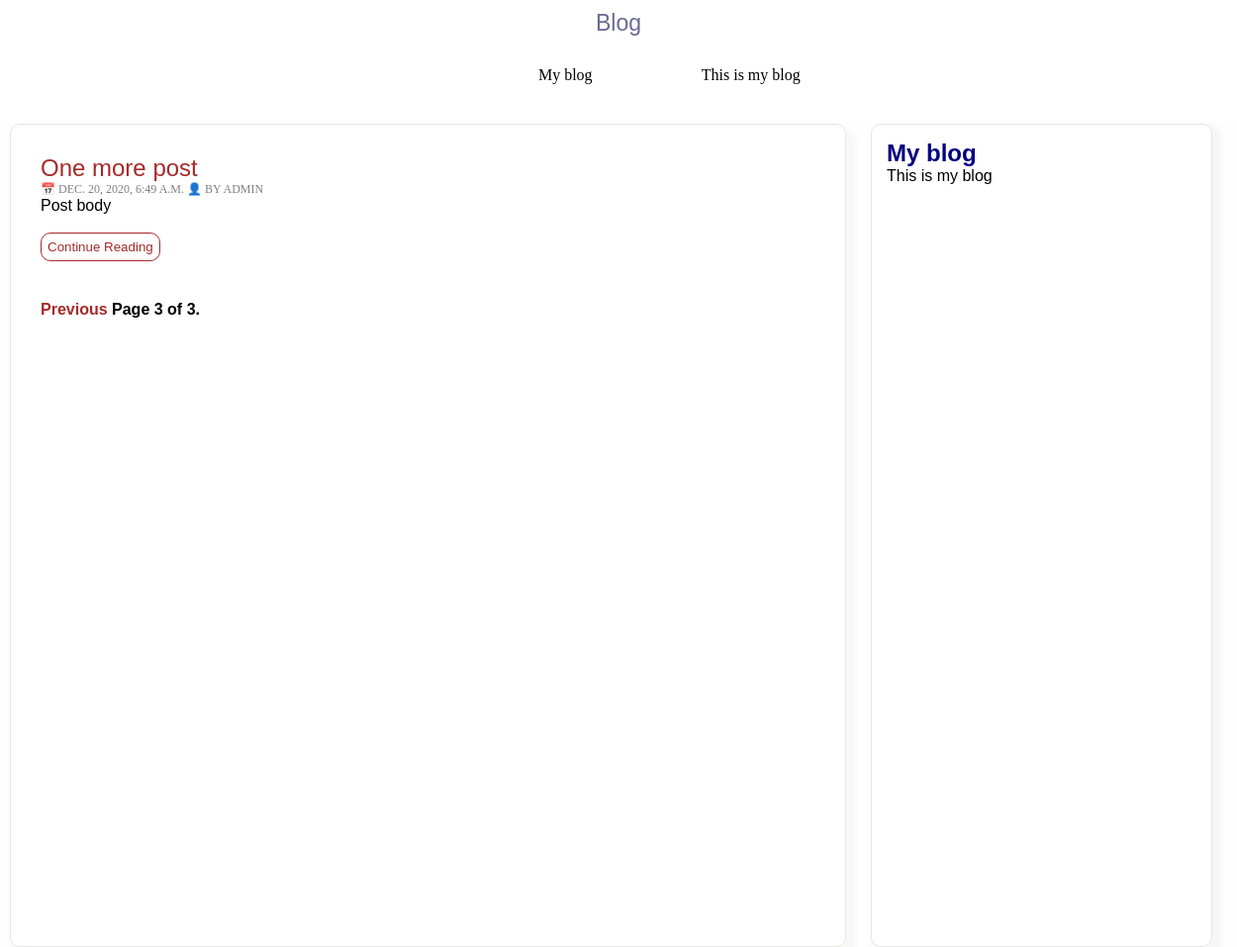
Page /blog/?page=3 on the committed database.
### blog/models.py (models this page shows, shortened)
class Post(models.Model):
    objects=models.Manager()
    published = PublishedManager()
    STATUS_CHOICES = (
        ('draft', 'DRAFT'),
        ('published', 'Published'),
    )
    title = models.CharField(max_length=250)
    slug = models.SlugField(max_length=250,
                            unique_for_date='publish')
    author = models.ForeignKey(User,
                                on_delete=models.CASCADE,
                                 related_name='blog_posts')
    body = models.TextField()
    publish = models.DateTimeField(default=timezone.now)
    created = models.DateTimeField(auto_now_add=True)
    updated = models.DateTimeField(auto_now=True)
    status = models.CharField(max_length=10, choices=STATUS_CHOICES, default='draft')
    def get_absolute_url(self):
        return reverse(
            'blog:post_detail', args=[
                self.publish.year,
                self.publish.month,
                self.publish.day,
                self.slug
            ]
        )
    class Meta:
        ordering = ('-publish',)

### blog/views.py (the view)
# urls.py: path('', views.PostListView.as_view(), name='post_list'),
class PostListView(ListView):
    queryset = Post.published.all()
    context_object_name = 'posts'
    paginate_by = 3
    template_name = 'blog/post/list.html'

### blog/templates/blog/post/list.html (shortened to what this page needs)
{% extends 'blog/base.html' %}
{% block content %}
    {% for post in posts %}
        <h2>
            <a href='{{ post.get_absolute_url }}'>
                {{ post.title }}
            </a>
        </h2>
        <p class='date'>
            &#128197; {{ post.publish }} &#128100; by {{ post.author }}
        </p>
        {{ post.body | truncatewords:30 | linebreaks }}
        <br/>
        <a href='{{ post.get_absolute_url }}'>
            <button class='readMore'>Continue Reading</button>
        </a>
    {% endfor %}
        {% include "blog/pagination.html" with page=page_obj %}
{% endblock %}

### blog/static/css/blog.css (style rules this page uses)
body { margin:0; padding:0; font-family:helvetica, sans-serif; overflow-x: hidden; }
a { color: brown; text-decoration:none; }
h2 { font-weight:normal; margin:30px 0 0; }
p.date { color: grey; font-family: georgia, serif; font-size: 12px; text-transform: uppercase; }
.readMore { border: 1px solid brown; color: brown; border-radius: 10px; padding: 6px; cursor: pointer; background-color: white; }

### blog/static/css/pblog.css (style rules this page uses)
* { margin: 0px; }

### rows in the picture
Post: title "One more post", publish "DEC. 20, 2020, 6:49 A.M.", author "ADMIN", body "Post body"

### other values in the picture
{{ page.number }} "3"
{{ page.paginator.num_pages }} "3"
